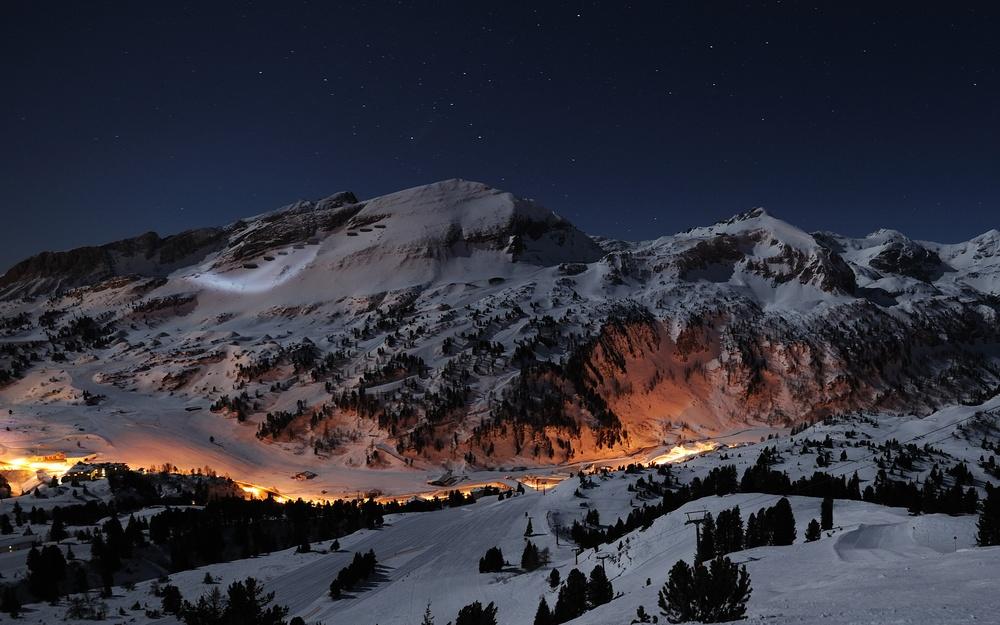
#> input picture reseau social/twister/src/images/238870.jpeg, 1000 x 625 px, shrunk from 1920 x 1200 before the run
$ python -i traitementImage.py   (imports and definitions only)
#> lines starting #> are read from the running program, lines starting #| are printed output that depends on the picture
from PIL import Image
CENTER_WIDTH=200            #Largeur de la partie centrale
DIFF_MAX1=100               #Difference entre les nuances de couleurs
DIFF_MAX2=50

class TraitementImage:
    def __init__(self,chemin):
       self.image=Image.open(chemin)
#> self.image is the input picture: PIL image 1000x625 RGB; mean R, G, B 50.2, 49.7, 59.8
       self.indice=0
       self.chemin=chemin                 #Chemin de l image qu on souhaite traitee

    def decouper_Image(self):
      """
      Cette fonction sert a decouper une image dont le chemin
      est mis en parametre en 3 parties
      """
      width, height = self.image.size
#> width = 1000; height = 625

      img1=self.image.crop((0,0,width/2-CENTER_WIDTH,height))
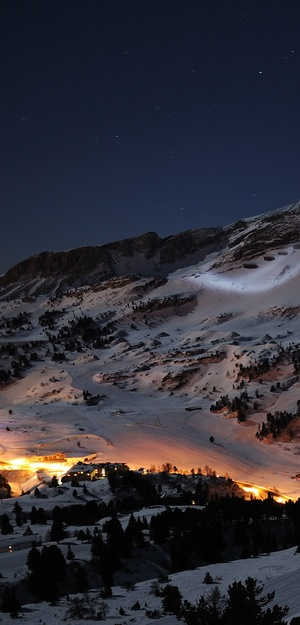
#> img1: PIL image 300x625 RGB; mean R, G, B 48.7, 47.5, 56.3
      self.chemin1="projet/images/images_decoupees/imageDecoupee"+str(self.indice)+".jpeg"
      img1.save(self.chemin1)

      self.indice+=1
      img2=self.image.crop((width/2+CENTER_WIDTH,0,width,height))
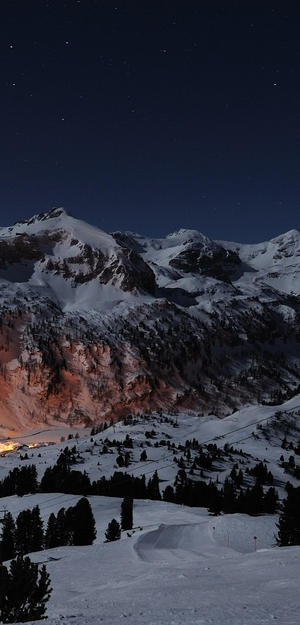
#> img2: PIL image 300x625 RGB; mean R, G, B 46.8, 49.6, 61.8
      self.chemin3="projet/images/images_decoupees/imageDecoupee"+str(self.indice)+".jpeg"
      img2.save(self.chemin3)

      self.indice+=1
      img3=self.image.crop((width/2-CENTER_WIDTH,0,width/2+CENTER_WIDTH,height))
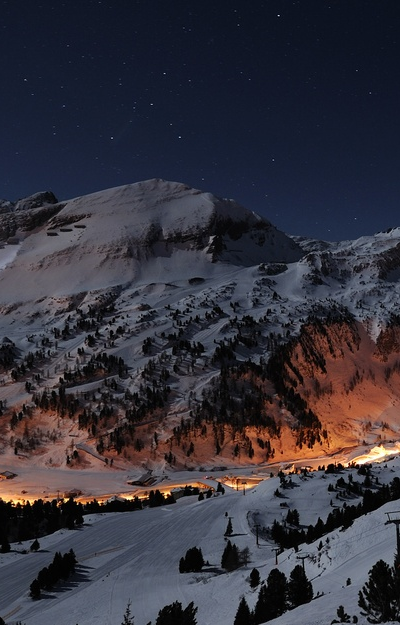
#> img3: PIL image 400x625 RGB; mean R, G, B 53.8, 51.4, 61
      self.chemin2="projet/images/images_decoupees/imageDecoupee"+str(self.indice)+".jpeg"
      img3.save(self.chemin2)


    # [80 lines left out: functions couleur_dominante, get_color, couleur_dominante_PartieGauche, couleur_dominante_PartieCentrale, couleur_dominante_PartieDroite, not called in this run]

>>> result = TraitementImage('../../../../../reseau social/twister/src/images/238870.jpeg').decouper_Image()
